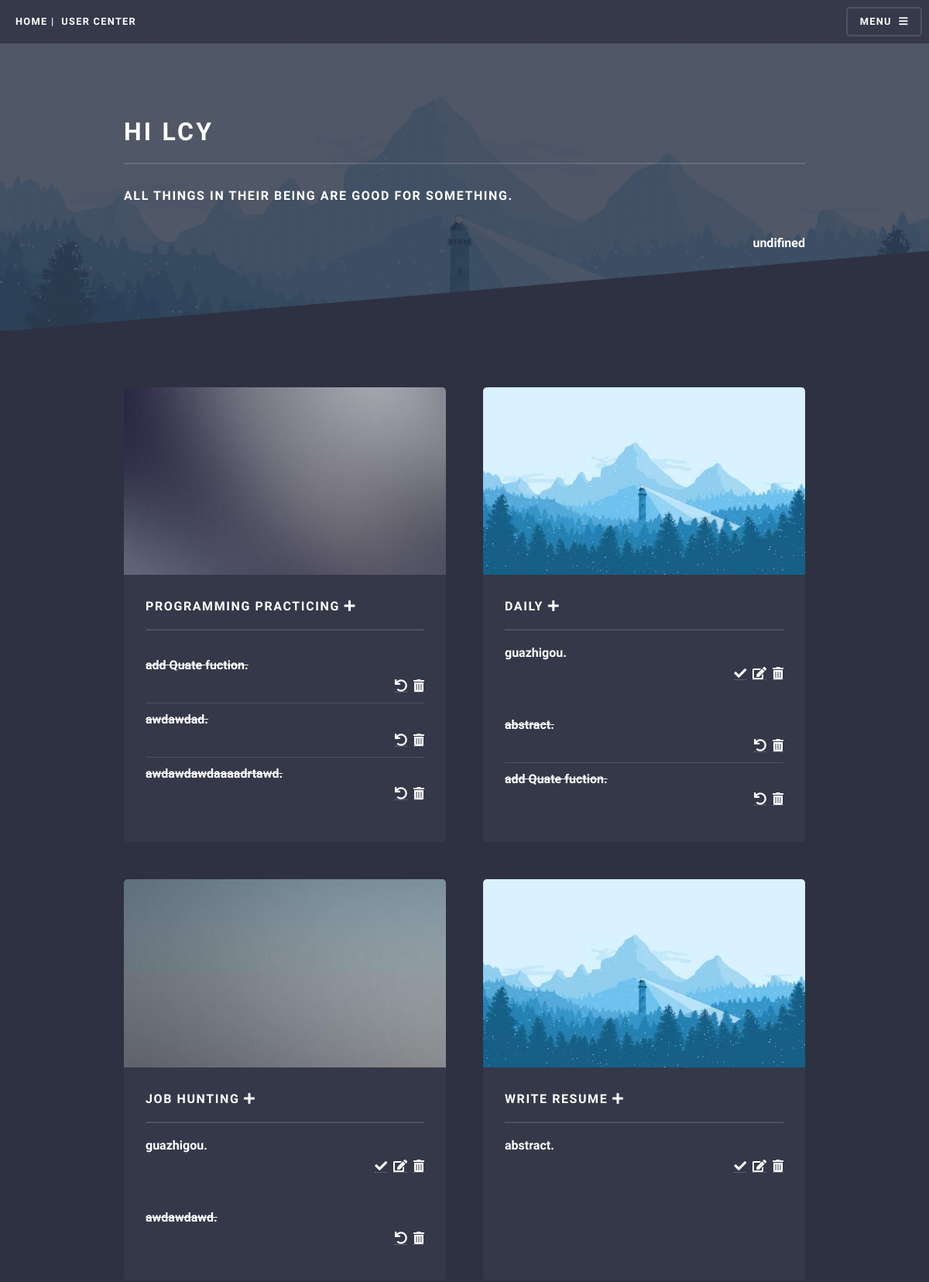
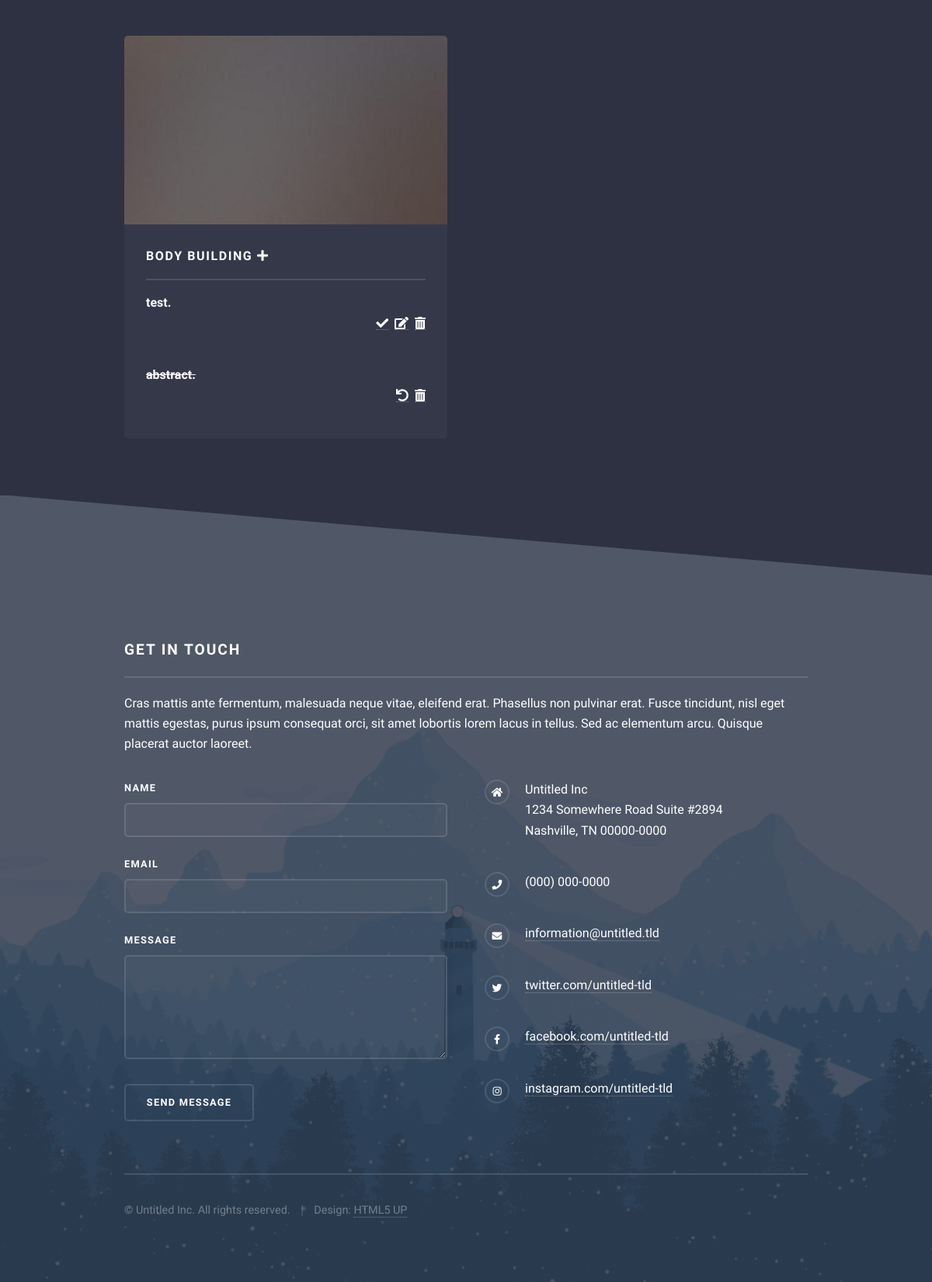
The page /todos/list_todo (signed in) on the database its author committed (2 pictures, top to bottom).
### user/models.py (models this page shows)
class Quote(models.Model):
    author = models.CharField(max_length=35)
    content = models.TextField()
    user = models.ForeignKey(User, to_field='id', on_delete = models.CASCADE)

### todos/models.py (models this page shows, shortened)
class Category(models.Model):
    name = models.CharField(max_length=30,default=True)
    pic = ProcessedImageField(upload_to='categorypics',
                              default='categorypics/pic01.jpg',
                              processors=[ResizeToFill(506,295)])
    user = models.ForeignKey(User,to_field = 'id',on_delete=models.CASCADE,default= 2)

class Todo(models.Model):
    title = models.CharField(max_length=30)
    created_at = models.DateTimeField('Created', auto_now_add=True)
    update_at = models.DateTimeField('Updated', auto_now=True)
    isCompleted = models.BooleanField(default=False)
    user = models.ForeignKey(User, to_field='id', on_delete= models.CASCADE)
    category = models.ForeignKey('Category',to_field = 'id',on_delete=models.CASCADE)

### todos/views.py (the view)
# urls.py: path('list_todo', views.list_todo, name='list_todo'),
@login_required
def list_todo(request):
    context = {'all':[],'user':''}
    u_id  = request.user.id
    u_name =request.user.username
    import  random
    quote = Quote.objects.filter(user = request.user)
    quote = random.choice(quote)
    context.update({'quote':quote})
    user_categories = Category.objects.filter(user_id = u_id)
    context['user'] = u_name
    for user_category in user_categories:
        done_list = []
        not_done_list = []
        todos = Todo.objects.filter(user_id = u_id,category_id = user_category.pk)#,created_at__day = timezone.now().day)
        for todo in todos:
            if todo.isCompleted == True:
                done_list.append(todo)
            else:
                not_done_list.append(todo)
        context['all'].append({'name':user_category.name ,'pic_url':user_category.pic,'done_list':done_list, 'not_done_list':not_done_list})
    return render(request, 'base.html', context)

### templates/base.html (shortened to what this page needs)
<!DOCTYPE HTML>
<html>
	<head>
		<link rel="stylesheet" href="/static/assets/css/main.css" />
	</head>
	<body class="is-preload">
			<div id="page-wrapper">
					<header id="header">
						<h1><a href="/">Home</a>&nbsp;|&nbsp;
                            <a href = '/user'> User Center</a>
                        </h1>
						<nav >
							<a href="#menu">Menu</a>
						</nav>
					</header>
					<section id="wrapper">
						<header>
							<div class="inner">
                                <h2><b>Hi {{user}}</b></h2>
                                <p class="major"><b>{{quote.content}}</b></p>
                                <div style = "text-align:right;"><b>{{quote.author}}</b></div>
							</div>
						</header>
								<div class="wrapper">
                                    <div class="inner">
                                        <section class="features">
                                        {% for category in all %}
                                        <article>
                                            <a href="#" class="image"><img src={{MEDIA_URL}}{{category.pic_url}} alt="" /></a>
                                            <h1 class="major">{{category.name}}
                                             <span>
                                                <a href="/todos/add_todo" class="fas fa-plus"></a>&nbsp;
                                            </span></h1>
                                            <ul class="alt">
                                            {% for todo in category.not_done_list %}
                                                <li><b>{{todo.title}}.</b>
                                                 <div style = "text-align:right;">
                                                <a href="/todos/finish?id={{todo.id}}" class="fas fa-check"></a>&nbsp;
                                                <a href="/todos/update_todo?todo_id={{todo.id}}" class="fas fa-edit"></a>&nbsp;
                                                <a href="/todos/delete_todo?todo_id={{todo.id}}" class="fas fa-trash-alt"></a>
                                                 </div>
                                                </li>
                                            {% endfor %}
                                            </ul>
                                            <ul class="alt">
                                            {% for todo in category.done_list %}
                                                <li><b><STRIKE>{{todo.title}}.</STRIKE></b>
                                                <div style="text-align:right;">
                                                <a href="/todos/reverse_todo?todo_id={{todo.id}}" class="fas fa-undo"></a>&nbsp;
                                                <a href="/todos/delete_todo?todo_id={{todo.id}}" class="fas fa-trash-alt"></a>
                                                </div>
                                                </li>
                                            {% endfor %}
                                            </ul>
                                        </article>
                                        {% endfor %}
                                        </section>
                                    </div>
                                </div>
					</section>
                <section id="footer">
						<div class="inner">
							<h2 class="major">Get in touch</h2>
							<p>Cras mattis ante fermentum, malesuada neque vitae, eleifend erat. Phasellus non pulvinar erat. Fusce tincidunt, nisl eget mattis egestas, purus ipsum consequat orci, sit amet lobortis lorem lacus in tellus. Sed ac elementum arcu. Quisque placerat auctor laoreet.</p>
							<form method="post" action="#">
								<div class="fields">
									<div class="field">
										<label for="name">Name</label>
										<input type="text" name="name" id="name" />
									</div>
									<div class="field">
										<label for="email">Email</label>
										<input type="email" name="email" id="email" />
									</div>
									<div class="field">
										<label for="message">Message</label>
										<textarea name="message" id="message" rows="4"></textarea>
									</div>
								</div>
								<ul class="actions">
									<li><input type="submit" value="Send Message" /></li>
								</ul>
							</form>
							<ul class="contact">
								<li class="icon solid fa-home">
									Untitled Inc<br />
									1234 Somewhere Road Suite #2894<br />
									Nashville, TN 00000-0000
								</li>
								<li class="icon solid fa-phone">(000) 000-0000</li>
								<li class="icon solid fa-envelope"><a href="#">information@untitled.tld</a></li>
								<li class="icon brands fa-twitter"><a href="#">twitter.com/untitled-tld</a></li>
								<li class="icon brands fa-facebook-f"><a href="#">facebook.com/untitled-tld</a></li>
								<li class="icon brands fa-instagram"><a href="#">instagram.com/untitled-tld</a></li>
							</ul>
							<ul class="copyright">
								<li>&copy; Untitled Inc. All rights reserved.</li><li>Design: <a href="http://html5up.net">HTML5 UP</a></li>
							</ul>
						</div>
					</section>
			</div>
	</body>
</html>

### rows shown on the page
Quote: content "ALL THINGS IN THEIR BEING ARE GOOD FOR SOMETHING.", author "undifined"
Category: pic_url (picture), name "PROGRAMMING PRACTICING"
Todo: title "add Quate fuction"
Todo: title "awdawdad"
Todo: title "awdawdawdaaaadrtawd"
Category: pic_url (picture), name "DAILY"
Todo: title "guazhigou"
Todo: title "abstract"
Todo: title "add Quate fuction"
Category: pic_url (picture), name "JOB HUNTING"
Todo: title "guazhigou"
Todo: title "awdawdawd"
Category: pic_url (picture), name "WRITE RESUME"
Todo: title "abstract"
Category: pic_url (picture), name "BODY BUILDING"
Todo: title "test"
Todo: title "abstract"

### other values the page prints
{{ user }} "LCY"
